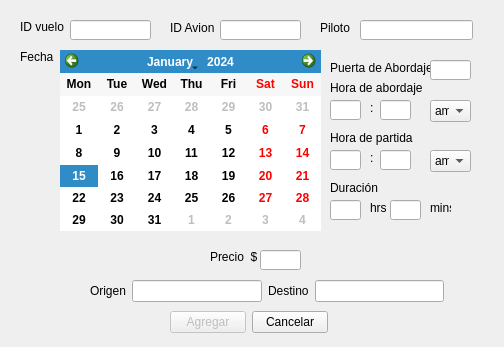
<?xml version="1.0" encoding="UTF-8"?>
<ui version="4.0">
 <class>agregarVuelo</class>
 <widget class="QDialog" name="agregarVuelo">
  <property name="geometry">
   <rect>
    <x>0</x>
    <y>0</y>
    <width>504</width>
    <height>347</height>
   </rect>
  </property>
  <property name="windowTitle">
   <string>Agregar Vuelo</string>
  </property>
  <property name="modal">
   <bool>false</bool>
  </property>
  <widget class="QLabel" name="label">
   <property name="geometry">
    <rect>
     <x>20</x>
     <y>20</y>
     <width>47</width>
     <height>13</height>
    </rect>
   </property>
   <property name="text">
    <string>ID vuelo</string>
   </property>
  </widget>
  <widget class="QLineEdit" name="lineEdit_idVuelo">
   <property name="geometry">
    <rect>
     <x>70</x>
     <y>20</y>
     <width>81</width>
     <height>20</height>
    </rect>
   </property>
  </widget>
  <widget class="QLabel" name="label_2">
   <property name="geometry">
    <rect>
     <x>20</x>
     <y>50</y>
     <width>47</width>
     <height>13</height>
    </rect>
   </property>
   <property name="text">
    <string>Fecha</string>
   </property>
  </widget>
  <widget class="QCalendarWidget" name="calendarWidget">
   <property name="geometry">
    <rect>
     <x>60</x>
     <y>50</y>
     <width>261</width>
     <height>181</height>
    </rect>
   </property>
   <property name="font">
    <font>
     <weight>75</weight>
     <bold>true</bold>
    </font>
   </property>
   <property name="verticalHeaderFormat">
    <enum>QCalendarWidget::NoVerticalHeader</enum>
   </property>
  </widget>
  <widget class="QLabel" name="label_3">
   <property name="geometry">
    <rect>
     <x>330</x>
     <y>80</y>
     <width>121</width>
     <height>16</height>
    </rect>
   </property>
   <property name="text">
    <string>Hora de abordaje</string>
   </property>
  </widget>
  <widget class="QLineEdit" name="lineEdit_dur_hrs">
   <property name="geometry">
    <rect>
     <x>330</x>
     <y>200</y>
     <width>31</width>
     <height>20</height>
    </rect>
   </property>
  </widget>
  <widget class="QLineEdit" name="lineEdit_dur_mins">
   <property name="geometry">
    <rect>
     <x>390</x>
     <y>200</y>
     <width>31</width>
     <height>20</height>
    </rect>
   </property>
  </widget>
  <widget class="QLabel" name="label_4">
   <property name="geometry">
    <rect>
     <x>370</x>
     <y>200</y>
     <width>16</width>
     <height>16</height>
    </rect>
   </property>
   <property name="text">
    <string>hrs</string>
   </property>
  </widget>
  <widget class="QLabel" name="label_5">
   <property name="geometry">
    <rect>
     <x>430</x>
     <y>200</y>
     <width>21</width>
     <height>16</height>
    </rect>
   </property>
   <property name="text">
    <string>mins</string>
   </property>
  </widget>
  <widget class="QLineEdit" name="lineEdit_hrAbordaje_mins">
   <property name="geometry">
    <rect>
     <x>380</x>
     <y>100</y>
     <width>31</width>
     <height>20</height>
    </rect>
   </property>
  </widget>
  <widget class="QLineEdit" name="lineEdit_hrAbordaje_hr">
   <property name="geometry">
    <rect>
     <x>330</x>
     <y>100</y>
     <width>31</width>
     <height>20</height>
    </rect>
   </property>
  </widget>
  <widget class="QLabel" name="label_6">
   <property name="geometry">
    <rect>
     <x>370</x>
     <y>100</y>
     <width>16</width>
     <height>16</height>
    </rect>
   </property>
   <property name="text">
    <string>:</string>
   </property>
  </widget>
  <widget class="QComboBox" name="am_pm_Abordaje">
   <property name="geometry">
    <rect>
     <x>430</x>
     <y>100</y>
     <width>41</width>
     <height>22</height>
    </rect>
   </property>
   <item>
    <property name="text">
     <string>am</string>
    </property>
   </item>
   <item>
    <property name="text">
     <string>pm</string>
    </property>
   </item>
  </widget>
  <widget class="QLabel" name="label_7">
   <property name="geometry">
    <rect>
     <x>330</x>
     <y>130</y>
     <width>121</width>
     <height>16</height>
    </rect>
   </property>
   <property name="text">
    <string>Hora de partida</string>
   </property>
  </widget>
  <widget class="QLineEdit" name="lineEdit_hrPartida_mins">
   <property name="geometry">
    <rect>
     <x>380</x>
     <y>150</y>
     <width>31</width>
     <height>20</height>
    </rect>
   </property>
  </widget>
  <widget class="QLabel" name="label_8">
   <property name="geometry">
    <rect>
     <x>370</x>
     <y>150</y>
     <width>16</width>
     <height>16</height>
    </rect>
   </property>
   <property name="text">
    <string>:</string>
   </property>
  </widget>
  <widget class="QComboBox" name="am_pm_Partida">
   <property name="geometry">
    <rect>
     <x>430</x>
     <y>150</y>
     <width>41</width>
     <height>22</height>
    </rect>
   </property>
   <item>
    <property name="text">
     <string>am</string>
    </property>
   </item>
   <item>
    <property name="text">
     <string>pm</string>
    </property>
   </item>
  </widget>
  <widget class="QLineEdit" name="lineEdit_hrPartida_hr">
   <property name="geometry">
    <rect>
     <x>330</x>
     <y>150</y>
     <width>31</width>
     <height>20</height>
    </rect>
   </property>
  </widget>
  <widget class="QLabel" name="label_9">
   <property name="geometry">
    <rect>
     <x>330</x>
     <y>180</y>
     <width>121</width>
     <height>16</height>
    </rect>
   </property>
   <property name="text">
    <string>Duración</string>
   </property>
  </widget>
  <widget class="QLineEdit" name="lineEdit_Piloto">
   <property name="geometry">
    <rect>
     <x>360</x>
     <y>20</y>
     <width>113</width>
     <height>20</height>
    </rect>
   </property>
   <property name="text">
    <string/>
   </property>
  </widget>
  <widget class="QLabel" name="label_12">
   <property name="geometry">
    <rect>
     <x>320</x>
     <y>20</y>
     <width>31</width>
     <height>16</height>
    </rect>
   </property>
   <property name="text">
    <string>Piloto</string>
   </property>
  </widget>
  <widget class="QLabel" name="label_13">
   <property name="geometry">
    <rect>
     <x>330</x>
     <y>60</y>
     <width>101</width>
     <height>16</height>
    </rect>
   </property>
   <property name="text">
    <string>Puerta de Abordaje</string>
   </property>
  </widget>
  <widget class="QLineEdit" name="lineEdit_puertaAbordaje">
   <property name="geometry">
    <rect>
     <x>430</x>
     <y>60</y>
     <width>41</width>
     <height>20</height>
    </rect>
   </property>
  </widget>
  <widget class="QLineEdit" name="lineEdit_idAvion">
   <property name="geometry">
    <rect>
     <x>220</x>
     <y>20</y>
     <width>81</width>
     <height>20</height>
    </rect>
   </property>
   <property name="text">
    <string/>
   </property>
  </widget>
  <widget class="QLabel" name="label_14">
   <property name="geometry">
    <rect>
     <x>170</x>
     <y>20</y>
     <width>61</width>
     <height>16</height>
    </rect>
   </property>
   <property name="text">
    <string>ID Avion</string>
   </property>
  </widget>
  <widget class="QWidget" name="layoutWidget">
   <property name="geometry">
    <rect>
     <x>90</x>
     <y>280</y>
     <width>354</width>
     <height>22</height>
    </rect>
   </property>
   <layout class="QHBoxLayout" name="horizontalLayout">
    <item>
     <widget class="QLabel" name="label_10">
      <property name="text">
       <string>Origen</string>
      </property>
     </widget>
    </item>
    <item>
     <widget class="QLineEdit" name="lineEdit_origen"/>
    </item>
    <item>
     <widget class="QLabel" name="label_11">
      <property name="text">
       <string>Destino</string>
      </property>
     </widget>
    </item>
    <item>
     <widget class="QLineEdit" name="lineEdit_destino"/>
    </item>
   </layout>
  </widget>
  <widget class="QWidget" name="layoutWidget">
   <property name="geometry">
    <rect>
     <x>170</x>
     <y>310</y>
     <width>158</width>
     <height>25</height>
    </rect>
   </property>
   <layout class="QHBoxLayout" name="horizontalLayout_2">
    <item>
     <widget class="QPushButton" name="agregar">
      <property name="enabled">
       <bool>false</bool>
      </property>
      <property name="text">
       <string>Agregar</string>
      </property>
      <property name="autoDefault">
       <bool>false</bool>
      </property>
     </widget>
    </item>
    <item>
     <widget class="QPushButton" name="cancelar">
      <property name="text">
       <string>Cancelar</string>
      </property>
      <property name="autoDefault">
       <bool>false</bool>
      </property>
     </widget>
    </item>
   </layout>
  </widget>
  <widget class="QLabel" name="label_15">
   <property name="geometry">
    <rect>
     <x>210</x>
     <y>250</y>
     <width>47</width>
     <height>13</height>
    </rect>
   </property>
   <property name="text">
    <string>Precio  $</string>
   </property>
  </widget>
  <widget class="QLineEdit" name="lineEdit_precio">
   <property name="geometry">
    <rect>
     <x>260</x>
     <y>250</y>
     <width>41</width>
     <height>20</height>
    </rect>
   </property>
  </widget>
 </widget>
 <resources/>
 <connections/>
</ui>
